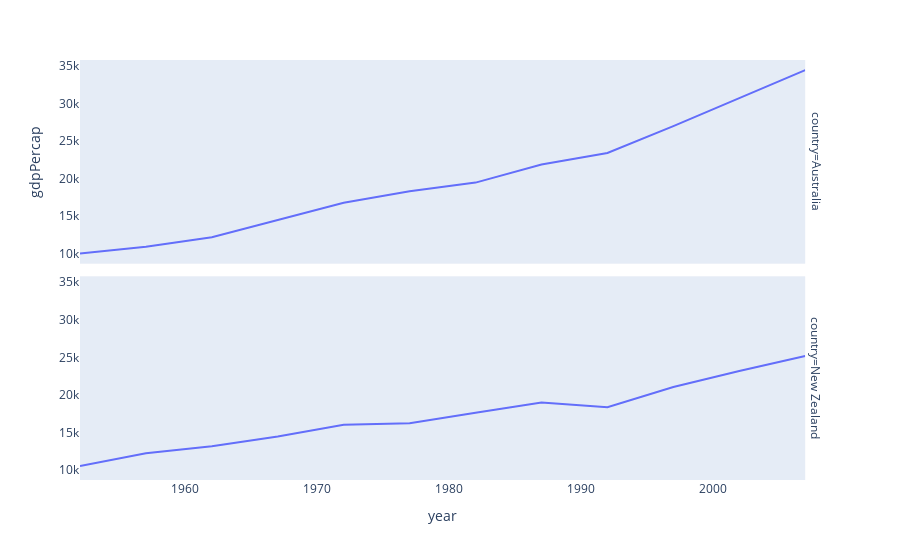

Notebook cell for this chart:
### Markdown cell above
Could explore sparklines.

Subplots are possible. Probably need to drop down to vanilla plotting.

### Code cell
df = px.data.gapminder().query("continent == 'Oceania'")
fig = px.line(df, x='year', y='gdpPercap', facet_row='country')
fig.update_layout(yaxis_title=None) # only removes final y title
fig.update_xaxes(showgrid=False)
fig.update_yaxes(showgrid=False)


fig.show()

# example with lower level api example on https://community.plotly.com/t/sparklines-from-dataframe/38174

# maybe make a template for subplots if possible

# move the country label to the left and make it just the name

### Figure 1 — Plotly figure (JSON) as saved in the notebook; plotly's stock layout.template omitted (floating-point values rounded to 4 significant figures)
{"data": [{"hovertemplate": "country=Australia<br>year=%{x}<br>gdpPercap=%{y}<extra></extra>", "legendgroup": "", "line": {"color": "#636efa", "dash": "solid"}, "mode": "lines", "name": "", "orientation": "v", "showlegend": false, "type": "scatter", "x": [1952, 1957, 1962, 1967, 1972, 1977, 1982, 1987, 1992, 1997, 2002, 2007], "xaxis": "x2", "y": [10040.0, 10950.0, 12220.0, 14530.0, 16790.0, 18330.0, 19480.0, 21890.0, 23420.0, 27000.0, 30690.0, 34440.0], "yaxis": "y2"}, {"hovertemplate": "country=New Zealand<br>year=%{x}<br>gdpPercap=%{y}<extra></extra>", "legendgroup": "", "line": {"color": "#636efa", "dash": "solid"}, "mode": "lines", "name": "", "orientation": "v", "showlegend": false, "type": "scatter", "x": [1952, 1957, 1962, 1967, 1972, 1977, 1982, 1987, 1992, 1997, 2002, 2007], "xaxis": "x", "y": [10560.0, 12250.0, 13180.0, 14460.0, 16050.0, 16230.0, 17630.0, 19010.0, 18360.0, 21050.0, 23190.0, 25190.0], "yaxis": "y"}], "layout": {"annotations": [{"font": {}, "showarrow": false, "text": "country=New Zealand", "textangle": 90, "x": 0.98, "xanchor": "left", "xref": "paper", "y": 0.2425, "yanchor": "middle", "yref": "paper"}, {"font": {}, "showarrow": false, "text": "country=Australia", "textangle": 90, "x": 0.98, "xanchor": "left", "xref": "paper", "y": 0.7575, "yanchor": "middle", "yref": "paper"}], "legend": {"tracegroupgap": 0}, "margin": {"t": 60}, "xaxis": {"anchor": "y", "domain": [0, 0.98], "showgrid": false, "title": {"text": "year"}}, "xaxis2": {"anchor": "y2", "domain": [0, 0.98], "matches": "x", "showgrid": false, "showticklabels": false}, "yaxis": {"anchor": "x", "domain": [0, 0.485], "showgrid": false, "title": {}}, "yaxis2": {"anchor": "x2", "domain": [0.515, 1], "matches": "y", "showgrid": false, "title": {"text": "gdpPercap"}}}}
